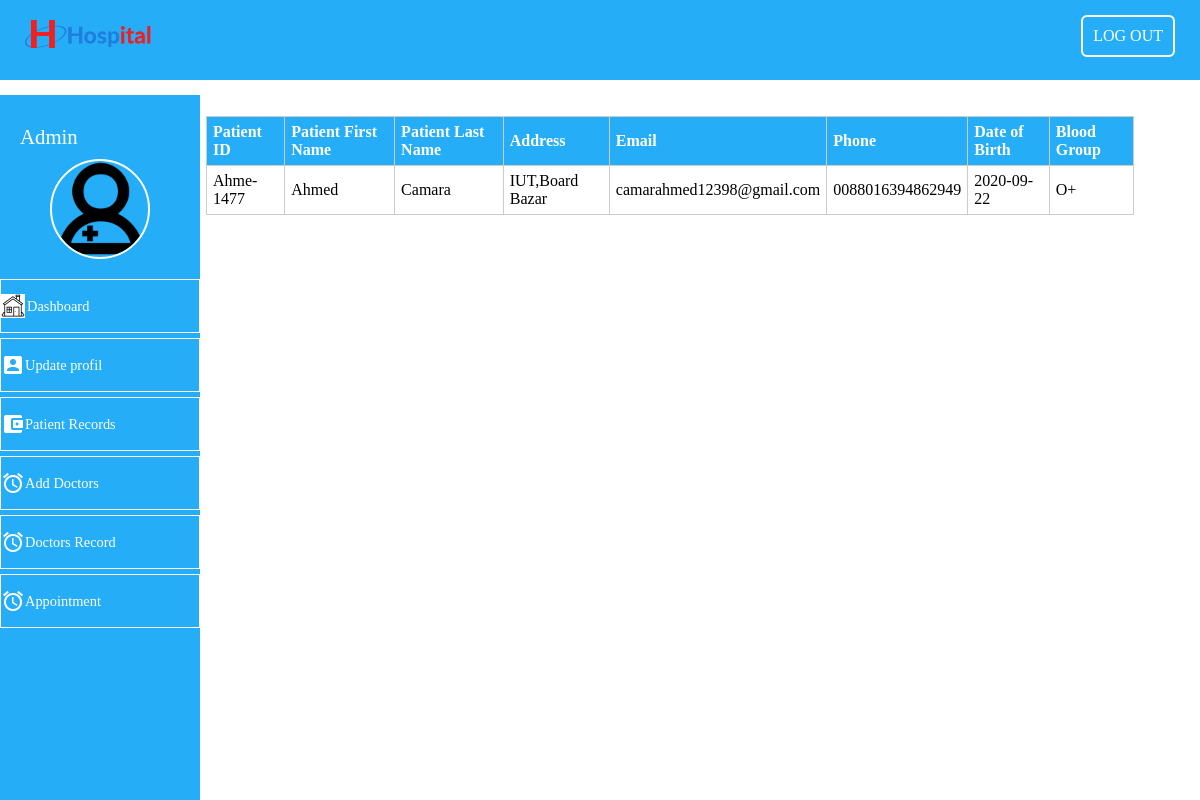
/admin/patientBooks (signed in), run on the app's committed database.
### tables this page shows
CREATE TABLE `patients` (
  `id` varchar(255) NOT NULL,
  `firstName` varchar(255) NOT NULL,
  `lastName` varchar(255) NOT NULL,
  `permanentAddress` varchar(255) NOT NULL,
  `email` varchar(255) NOT NULL,
  `phone` varchar(255) NOT NULL,
  `dateOfBirth` date NOT NULL,
  `bloodGroup` varchar(10) NOT NULL,
  `password` varchar(300) DEFAULT NULL
);

### app/controllers/Admin.php (called while the page is built, shortened)
<?php
    class Admin extends Controller{
        public function __construct(){
             $this->adminModel = $this->model('Administrator');
        }
        public function patientBooks(){
            $patients = $this->adminModel->patientBooks();
            $this->view('admin/patientsRecords',$patients);
        }
    }
?>

### app/libraries/Core.php (called while the page is built, shortened)
<?php
    class Core{
        protected $currentMethod = 'index';
        public function __construct(){
            $url = $this->getUrl();
            if(file_exists('../app/controllers/'.ucwords($url[0]).'.php')){
                unset($url[0]);
            }
            $this->currentController = new $this->currentController;
            if(isset($url[1])){
                if(method_exists($this->currentController,$url[1])){
                    $this->currentMethod = $url[1];
                    unset($url[1]);
                }
            }
            $this->param = $url ? array_values($url) : [];
            call_user_func_array([$this->currentController,$this->currentMethod],$this->param);
        }
        public function getUrl(){
            if(isset($_GET['url'])){
                $url = rtrim($_GET['url'],'/');
                $url = filter_var($url,FILTER_SANITIZE_URL);
                $url = explode('/',$url);
                return $url;
            }
        }
    }
?>

### public/index.php (called while the page is built, shortened)
<?php
    $init = new Core();
?>

### app/libraries/Database.php (called while the page is built, shortened)
<?php
    class Database{
        private $host = DB_HOST;
        private $user = DB_USER;
        private $pass = DB_PASS;
        private $dbname = DB_NAME;
        private $dbh;
        private $stm;
        public function __construct(){
            try{
                $dsn = 'mysql:host=' . $this->host . ';dbname=' . $this->dbname;
                $options = array(
                    PDO::ATTR_PERSISTENT => true,
                    PDO::ATTR_ERRMODE => PDO::ERRMODE_EXCEPTION
                  );
                $this->dbh = new PDO($dsn,$this->user,$this->pass,$options);
            }catch(PDOException $e){
                $this->error = $e->getMessage();
                echo $this->error;
            }
        }
        public function query($sql){
            $this->stm = $this->dbh->prepare($sql);
        }
        public function execute(){
            return $this->stm->execute();
        }
        public function resultSet(){
            $this->execute();
            return $this->stm->fetchAll(PDO::FETCH_OBJ);
        }
    }
?>

### app/models/Administrator.php (called while the page is built, shortened)
<?php
    class Administrator{
        private $db;
        public function __construct(){
            $this->db = new Database;
        }
        public function patientBooks(){
            $this->db->query('SELECT *FROM patients');
            $patientBooks = $this->db->resultSet();
            return $patientBooks;
        }
    }
?>

### app/views/admin/patientsRecords.php (the view)
<?php require APPROOT . '/views/inc/header.php'; ?>
    <?php require 'sidemenu/header.php';?>
        <section class="sidebar-content">
            <table class="table">
                <tr>
                    <th>Patient ID</th>
                    <th>Patient First Name</th>
                    <th>Patient Last Name</th>
                    <th>Address</th>
                    <th>Email</th>
                    <th>Phone</th>
                    <th>Date of Birth</th>
                    <th>Blood Group</th>
                </tr>
                <?php
                    foreach($data as $value){
                ?>
                    <tr>
                        <td><?php echo $value->id;?></td>
                        <td><?php echo $value->firstName;?></td>
                        <td><?php echo $value->lastName;?></td>
                        <td><?php echo $value->permanentAddress;?></td>
                        <td><?php echo $value->email;?></td>
                        <td><?php echo $value->phone;?></td>
                        <td><?php echo $value->dateOfBirth;?></td>
                        <td><?php echo $value->bloodGroup;?></td>
                    </tr>
                <?php
                    }
                ?>
            </table>
        </section>
    <?php require 'sidemenu/footer.php';?>
<?php require APPROOT . '/views/inc/footer.php'; ?>

### public/css/style.css (style rules this page uses)
* { box-sizing: border-box; margin: 0; padding: 0; }
body { background-color: white; }
.sidebar-content { display: block; margin-left: 190px; padding: 16px 16px; color: black; width: 80%; margin-top: 20px; }
.table { width:100%; border-collapse: collapse; }
.table tr:nth-of-type(odd) { background:#eee; }
.table th { background:rgb(37, 174, 247); color:white; font-weight:bold; }
.table td,.table th { padding:6px; border: 1px solid #ccc; text-align: left; }

### data on the page
patients: id "Ahme-1477", firstName "Ahmed", lastName "Camara", permanentAddress "IUT,Board Bazar", email "camarahmed12398@gmail.com", phone "0088016394862949", dateOfBirth "2020-09-22", bloodGroup "O+"
